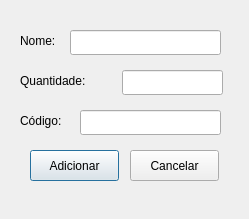
<?xml version="1.0" encoding="UTF-8"?>
<ui version="4.0">
 <class>Dialog</class>
 <widget class="QDialog" name="Dialog">
  <property name="geometry">
   <rect>
    <x>0</x>
    <y>0</y>
    <width>249</width>
    <height>219</height>
   </rect>
  </property>
  <property name="windowTitle">
   <string>Dialog</string>
  </property>
  <widget class="QLineEdit" name="getNome">
   <property name="geometry">
    <rect>
     <x>70</x>
     <y>30</y>
     <width>151</width>
     <height>25</height>
    </rect>
   </property>
  </widget>
  <widget class="QLineEdit" name="getQuant">
   <property name="geometry">
    <rect>
     <x>122</x>
     <y>70</y>
     <width>101</width>
     <height>25</height>
    </rect>
   </property>
  </widget>
  <widget class="QLineEdit" name="getCodigo">
   <property name="geometry">
    <rect>
     <x>80</x>
     <y>110</y>
     <width>141</width>
     <height>25</height>
    </rect>
   </property>
  </widget>
  <widget class="QLabel" name="label">
   <property name="geometry">
    <rect>
     <x>20</x>
     <y>30</y>
     <width>67</width>
     <height>21</height>
    </rect>
   </property>
   <property name="text">
    <string>Nome:</string>
   </property>
  </widget>
  <widget class="QLabel" name="label_2">
   <property name="geometry">
    <rect>
     <x>20</x>
     <y>70</y>
     <width>91</width>
     <height>21</height>
    </rect>
   </property>
   <property name="text">
    <string>Quantidade:</string>
   </property>
  </widget>
  <widget class="QLabel" name="label_3">
   <property name="geometry">
    <rect>
     <x>20</x>
     <y>110</y>
     <width>67</width>
     <height>21</height>
    </rect>
   </property>
   <property name="text">
    <string>Código:</string>
   </property>
  </widget>
  <widget class="QPushButton" name="pushButton">
   <property name="geometry">
    <rect>
     <x>30</x>
     <y>150</y>
     <width>89</width>
     <height>31</height>
    </rect>
   </property>
   <property name="text">
    <string>Adicionar</string>
   </property>
  </widget>
  <widget class="QPushButton" name="pushButton_2">
   <property name="geometry">
    <rect>
     <x>130</x>
     <y>150</y>
     <width>89</width>
     <height>31</height>
    </rect>
   </property>
   <property name="text">
    <string>Cancelar</string>
   </property>
  </widget>
 </widget>
 <resources/>
 <connections/>
</ui>
